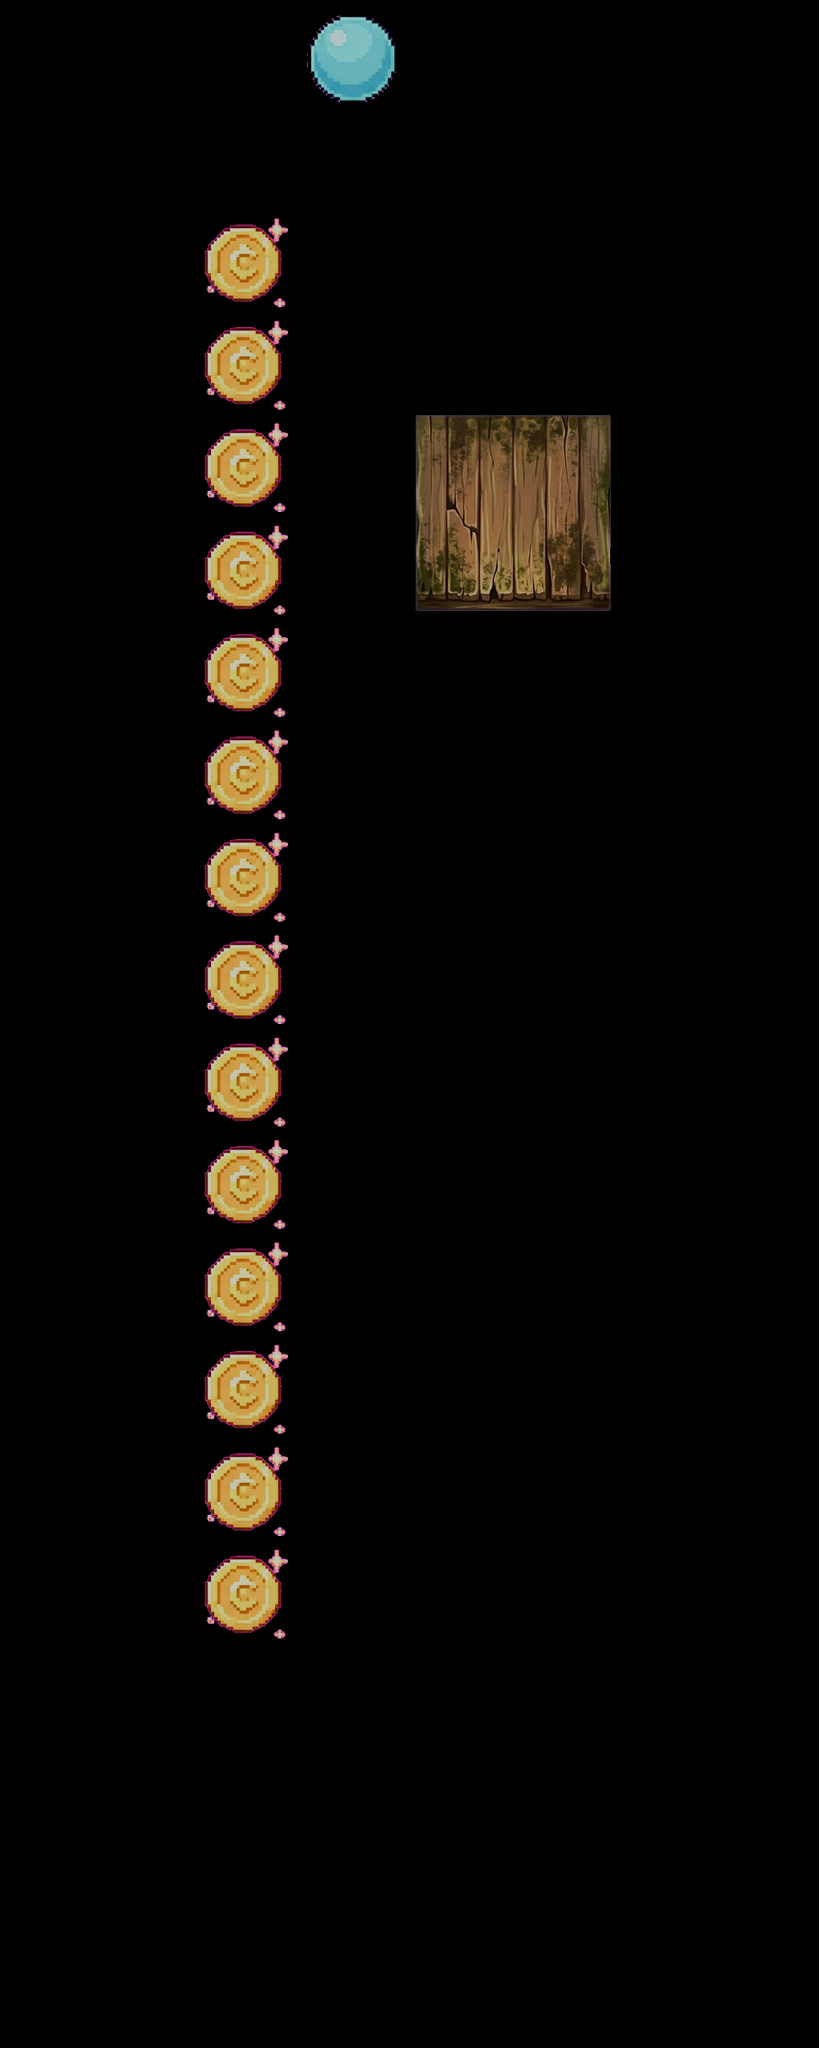

Rendered tile map (Tiled .tmx) drawn with the repository's tilesets; below, a short description and the full map source, tile grids included:
An orthogonal 8x20 tile map with 150x150 px tiles, 1 tile layer (Capa de patrones 1).

<map version="1.10" tiledversion="1.12.1" orientation="orthogonal" renderorder="left-up" width="8" height="20" tilewidth="150" tileheight="150" infinite="0" nextlayerid="2" nextobjectid="1">
 <tileset firstgid="1" source="Standar.tsx" />
 <layer id="1" name="Capa de patrones 1" width="8" height="20">
  <data encoding="csv">
0,0,0,2,0,0,0,0,
0,0,0,0,0,0,0,0,
0,0,12,0,0,0,0,0,
0,0,12,0,0,0,0,0,
0,0,12,0,0,0,0,0,
0,0,12,0,25,0,0,0,
0,0,12,0,0,0,0,0,
0,0,12,0,0,0,0,0,
0,0,12,0,0,0,0,0,
0,0,12,0,0,0,0,0,
0,0,12,0,0,0,0,0,
0,0,12,0,0,0,0,0,
0,0,12,0,0,0,0,0,
0,0,12,0,0,0,0,0,
0,0,12,0,0,0,0,0,
0,0,12,0,0,0,0,0,
0,0,0,0,0,0,0,0,
0,0,0,0,0,0,0,0,
0,0,0,0,0,0,0,0,
0,0,0,0,0,0,0,0
</data>
 </layer>
</map>
